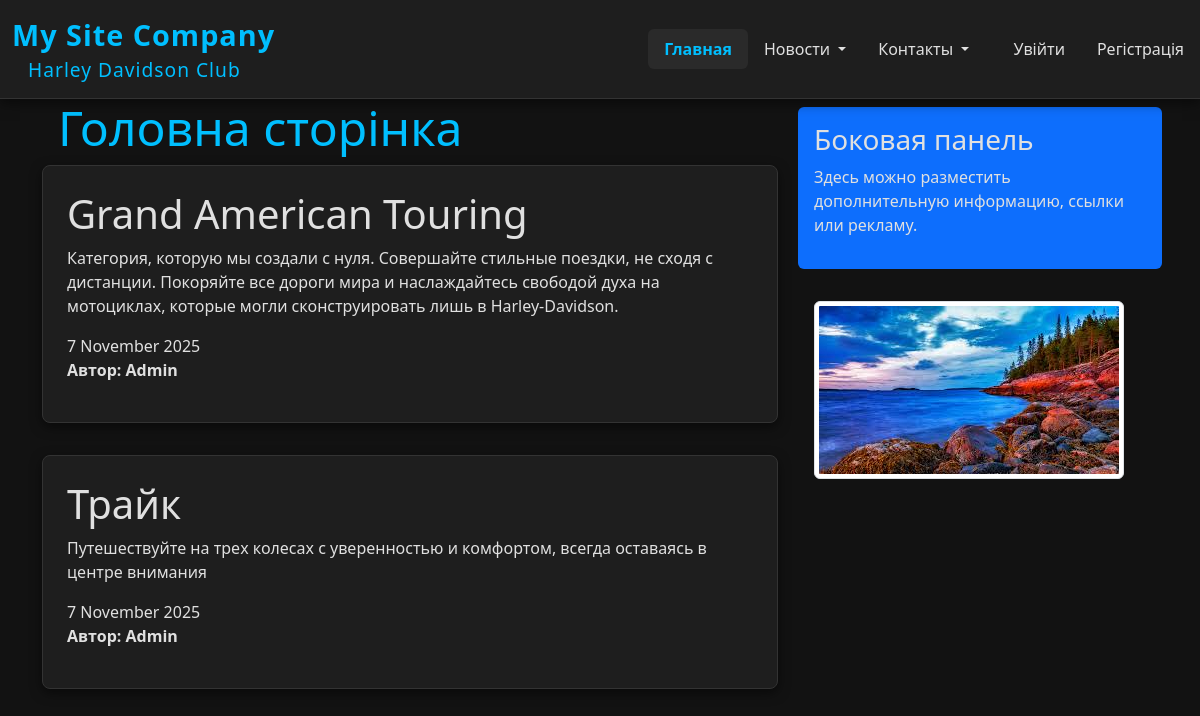
The app's page /, older data.
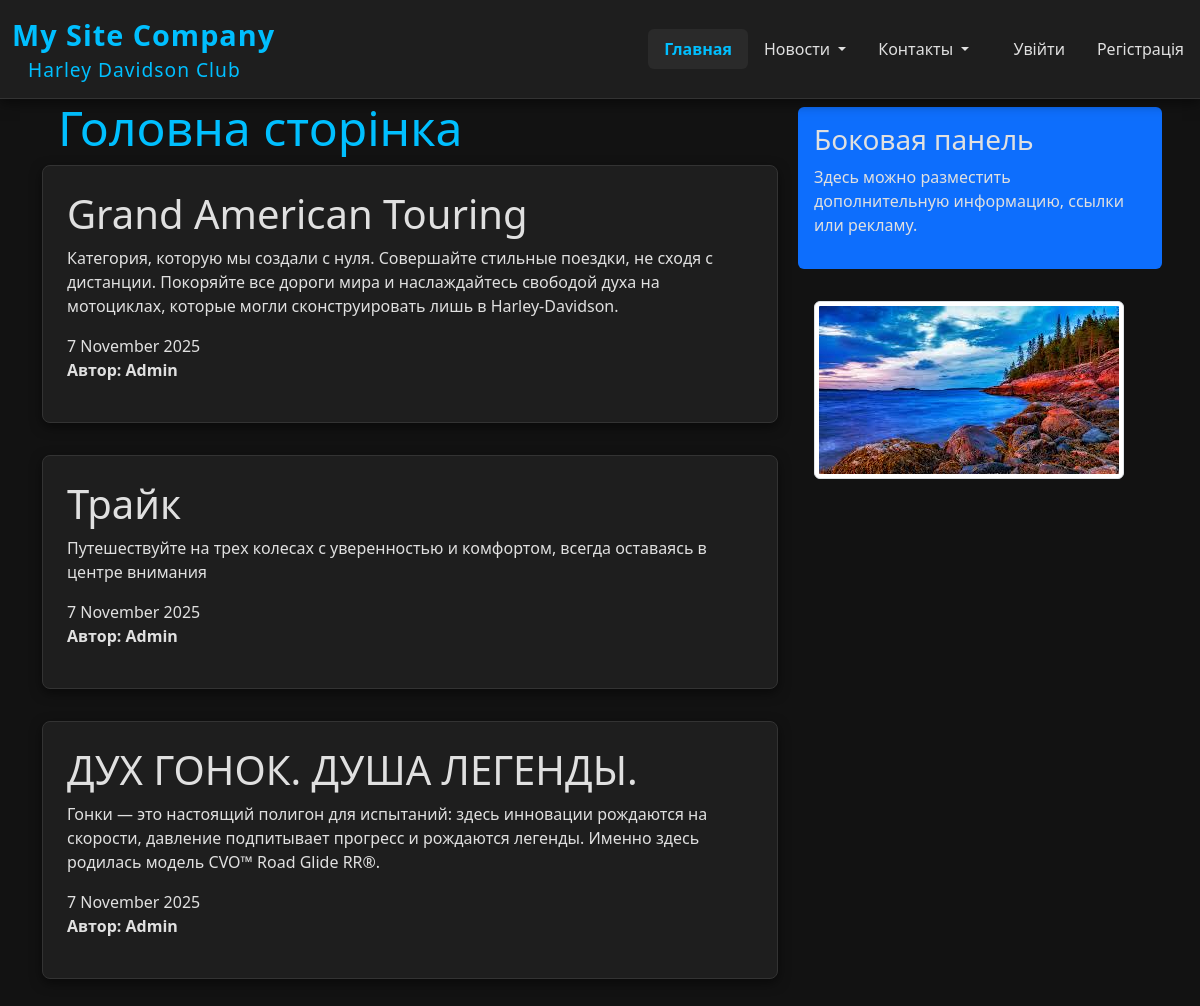
The same page, newer data.
### blog/models.py (models this page shows)
class News(models.Model):
    title = models.CharField(max_length=100)
    content = models.TextField()
    date_posted = models.DateTimeField(default=timezone.now)
    author = models.ForeignKey(User, on_delete=models.CASCADE)

### blog/views.py (the view)
# urls.py: path('', views.home, name='blog-home'),
def home(request):
    data = {
        'news': News.objects.all(),
        'title': 'Наша головна сторінка',
    }
    return render(request, 'blog/home.html', data)

### blog/templates/blog/home.html (shortened to what this page needs)
{% extends 'blog/main.html' %}
   {% block main_section %}
      <h2 class="title_h2">Головна сторінка</h2>
         {% for post in news %}
         <div class="alert alert-light">
            <h1>{{post.title}}</h1>
            <p>{{ post.content }}</p>
            <span>{{post.date_posted|date:"j F Y"}}</span>
            <p><b>Автор: {{post.author}}</b></p>
         </div>
         {% endfor %}
   {% endblock main_section %}
   {% block aside_news_section %}
      <div class="bg-primary p-3 mb-3 rounded">
      <h3>Боковая панель</h3>
      <p>Здесь можно разместить дополнительную информацию, ссылки или рекламу.</p>
      </div>
      <div class="p-3 mb-3">
           <img alt="Реклама" class="img-thumbnail">
      </div>
   {% endblock aside_news_section %}

### blog/templates/blog/main.html (shortened to what this page needs)
{% load static %}
<!DOCTYPE html>
<html lang="en">
<head>
    <link rel="stylesheet" href="https://cdn.jsdelivr.net/npm/bootstrap@5.3.3/dist/css/bootstrap.min.css">
    <link rel="stylesheet" href="{% static 'blog/main.css' %}">
</head>
<body>
    <nav class="navbar navbar-expand-lg navbar-custom">
        <div class="container-fluid">
            <a class="navbar-brand" href="{% url 'blog-home' %}">My Site Company
                <div class="title_menu">
                    Harley Davidson Club
                </div>
            </a>
            <div class="collapse navbar-collapse" id="navbarNav">
                <ul class="navbar-nav ms-auto">
                    <li class="nav-item">
                        <a class="nav-link active" href="{% url 'blog-home' %}">Главная</a>
                    </li>
                    <li class="nav-item dropdown">
                        <a class="nav-link dropdown-toggle" href="#" role="button" data-bs-toggle="dropdown" aria-expanded="false">
                            Новости
                        </a>
                    </li>
                    <li class="nav-item dropdown">
                        <a class="nav-link dropdown-toggle" href="{% url 'blog-contaktu' %}" role="button" data-bs-toggle="dropdown" aria-expanded="false">
                            Контакты
                        </a>
                    </li>
                </ul>
            </div>
        </div>
        <div class="navbar-nav">
            {% if user.is_authenticated %}
    <form  action="{% url 'exit' %}" method="post" style="display: inline;">
        {% csrf_token %}
        <button type="submit" class="nav-link">Вихід</button>
    </form>
    <a class="nav-link" href="{% url 'profile' %}">Профіль {{user.username}}</a>
{% else %}
    <a class="nav-link" href="{% url 'user' %}" class="btn btn-primary">Увійти</a>
    <a class="nav-link" href="{% url 'register' %}">Регістрація</a>
{% endif %}
        </div>
    </nav>
    <main class="container">
        <div class="row">
            <div class="col-md-8">
                 {% block main_section %}
                 {% endblock main_section %}
            </div>
            <aside class="col-md-4 p-2">
                {% block aside_news_section %}
                {% endblock aside_news_section %}
            </aside>
        </div>
    </main>
</body>
</html>

### blog/static/blog/main.css (style rules this page uses)
body { background-color: #121212; color: #e0e0e0; min-height: 100vh; }
.title_menu { color: #00bfff; font-size: 1.2rem; margin-left: 1rem; font-weight: 500; }
.title_h2 { color: #00bfff; font-size: 3rem; margin-left: 1rem; font-weight: 500; }
.alert-light { background-color: #1e1e1e; border: 1px solid #333; color: #e0e0e0; padding: 1.5rem; margin-bottom: 2rem; border-radius: 8px; box-shadow: 0 4px 12px rgba(0, 0, 0, 0.5); }
.navbar-custom { background-color: #1e1e1e !important; box-shadow: 0 4px 12px rgba(0, 0, 0, 0.5); border-bottom: 1px solid #333; }
.navbar-custom .navbar-brand { font-weight: 700; font-size: 1.8rem; color: #00bfff !important; letter-spacing: 1px; text-decoration: none; }
.navbar-custom .nav-link { color: #e0e0e0 !important; font-weight: 500; padding: 0.5rem 1rem !important; border-radius: 6px; transition: all 0.3s ease; }
.navbar-custom .nav-link.active { color: #00bfff !important; background-color: #2a2a2a; font-weight: 600; }

Row changes from the older to the newer data that the page shows:
added News: title "ДУХ ГОНОК. ДУША ЛЕГЕНДЫ.", content "Гонки — это настоящий полигон для испытаний: здесь инновации рождаются на скорости, давление подпитывает прогресс и рождаются легенды. Именно здесь родилась модель CVO™ Road Glide RR®.", date_posted "7 November 2025", author "Admin"
